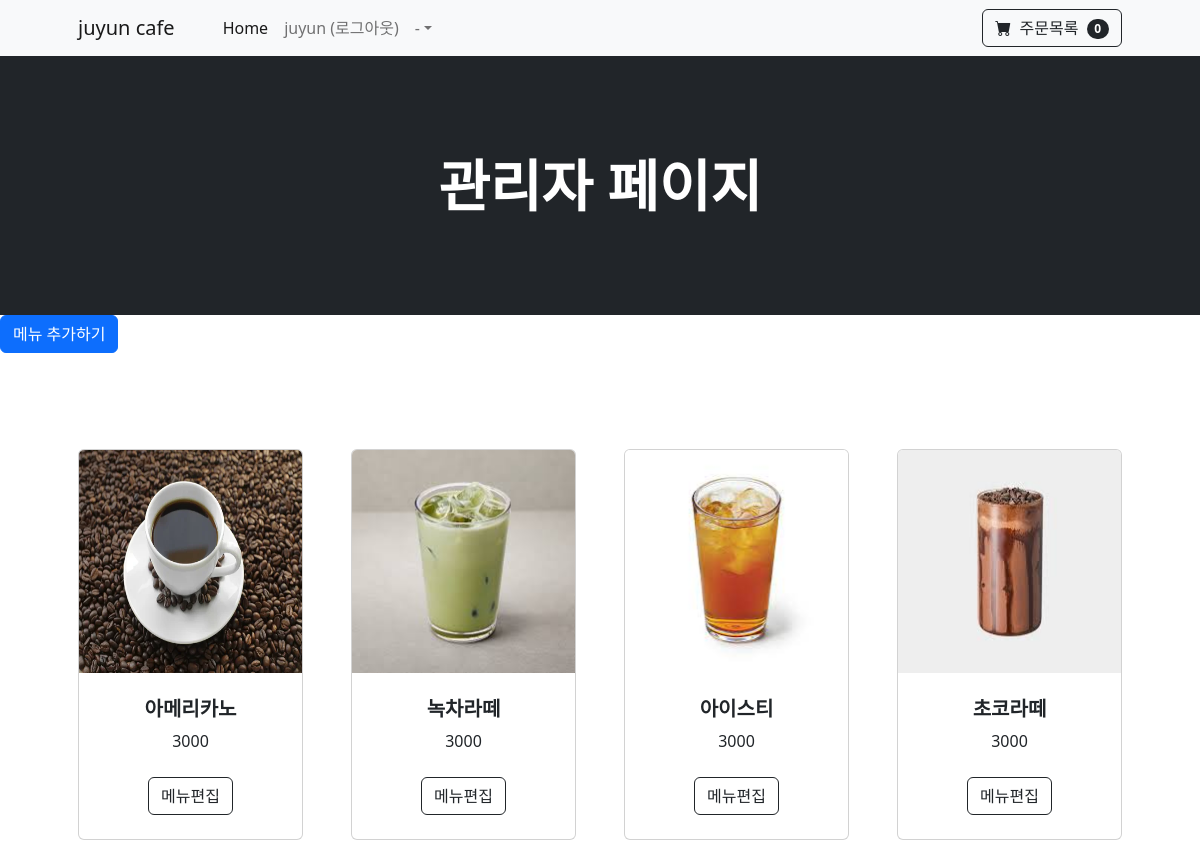
/question/list/ (signed in), run on the app's committed database.
### pybo/models.py (models this page shows)
class User(db.Model):
    id = db.Column(db.Integer, primary_key=True)
    username = db.Column(db.String(150), unique=True, nullable=False)
    password = db.Column(db.String(200), nullable=False)

class Question(db.Model):
    id = db.Column(db.Integer, primary_key=True)
    subject = db.Column(db.String(200), nullable=False)
    content = db.Column(db.String(200), nullable=False)
    price = db.Column(db.String(200), nullable=False)
    create_date = db.Column(db.DateTime(), nullable=False)

### pybo/views/question_views.py (the view)
@bp.route('/list/')
def _list():
    question_list = Question.query.order_by(Question.create_date.desc())
    cart_items = CartItem.query.all()
    return render_template('question/question_list.html', question_list=question_list, cart_items=cart_items)

### pybo/views/auth_views.py (called while the page is built)
@bp.before_app_request
def load_logged_in_user():
    user_id = session.get('user_id')
    if user_id is None:
        g.user = None
    else:
        g.user = User.query.get(user_id)

### pybo/templates/question/question_list.html (shortened to what this page needs)
{% extends 'base.html' %}
{% block content %}
<header class="bg-dark py-5">
    <div class="container px-4 px-lg-5 my-5">
        <div class="text-center text-white">
            {%if g.user%}
            <h1 class="display-4 fw-bolder">관리자 페이지</h1>
            {%else%}
            <h1 class="display-4 fw-bolder">juyun cafe</h1>
            <p class="lead fw-normal text-white-50 mb-0">아주 맛있습니다.</p>
            {%endif%}
        </div>
    </div>
</header>
{%if g.user%}
<a href="{{ url_for('question.create') }}" class="btn btn-primary">메뉴 추가하기</a>
{%endif%}
<section class="py-5">
    <div class="container px-4 px-lg-5 mt-5">
        <div class="row gx-4 gx-lg-5 row-cols-2 row-cols-md-3 row-cols-xl-4 justify-content-center">
{% if question_list %}
    {% for question in question_list %}
    <div class="col mb-5">
        <div class="card h-100">
            <img class="card-img-top" src="/static/image/{{question.subject}}" alt="..." />
            <div class="card-body p-4">
                <div class="text-center">
                    <h5 class="fw-bolder">{{ question.content }}</h5>
                    {{ question.price }}
                </div>
            </div>
            <div class="card-footer p-4 pt-0 border-top-0 bg-transparent">
                {%if g.user%}
                <div class="text-center"><a class="btn btn-outline-dark mt-auto" href="{{ url_for('question.detail', question_id=question.id) }}">메뉴편집</a></div>
                {%endif%}
            </div>
        </div>
    </div>
    {% endfor %}
{% else %}
    <p>질문이 없습니다.</p>
{% endif %}
</div>
</div>
</section>
{% endblock %}

### pybo/templates/navbar.html (shortened to what this page needs)
 <nav class="navbar navbar-expand-lg navbar-light bg-light">
    <div class="container px-4 px-lg-5">
        <a class="navbar-brand" href="{{url_for('question._list')}}">juyun cafe</a>
        <div class="collapse navbar-collapse" id="navbarSupportedContent">
            <ul class="navbar-nav me-auto mb-2 mb-lg-0 ms-lg-4">
                <li class="nav-item"><a class="nav-link active" aria-current="page" href="{{url_for('question._list')}}">Home</a></li>
                {%if g.user%}
                <li class="nav-item"><a class="nav-link" href="{{ url_for('auth.logout') }}">{{ g.user.username }} (로그아웃)</a></li>
                {%else%}
                <li class="nav-item"><a class="nav-link" href="{{ url_for('auth.login') }}">관리자 로그인</a></li>
                <li class="nav-item"><a class="nav-link" href="{{ url_for('auth.signup') }}">회원가입</a></li>
                {%endif%}
                <li class="nav-item dropdown">
                    <a class="nav-link dropdown-toggle" id="navbarDropdown" href="#" role="button" data-bs-toggle="dropdown" aria-expanded="false">-</a>
                </li>
            </ul>
            <button class="btn btn-outline-dark" type="button" onclick="window.location.href='{{ url_for('order.cart') }}'">
                <i class="bi-cart-fill me-1"></i>
                주문목록
                <span class="badge bg-dark text-white ms-1 rounded-pill">{{cart_items|length}}</span>
            </button>
        </div>
    </div>
</nav>

### data on the page
User: user.username "juyun"
Question: subject (picture), content "아메리카노", price "3000"
Question: subject (picture), content "녹차라떼", price "3000"
Question: subject (picture), content "아이스티", price "3000"
Question: subject (picture), content "초코라떼", price "3000"

### other printed values
{{ cart_items|length }} "0"
